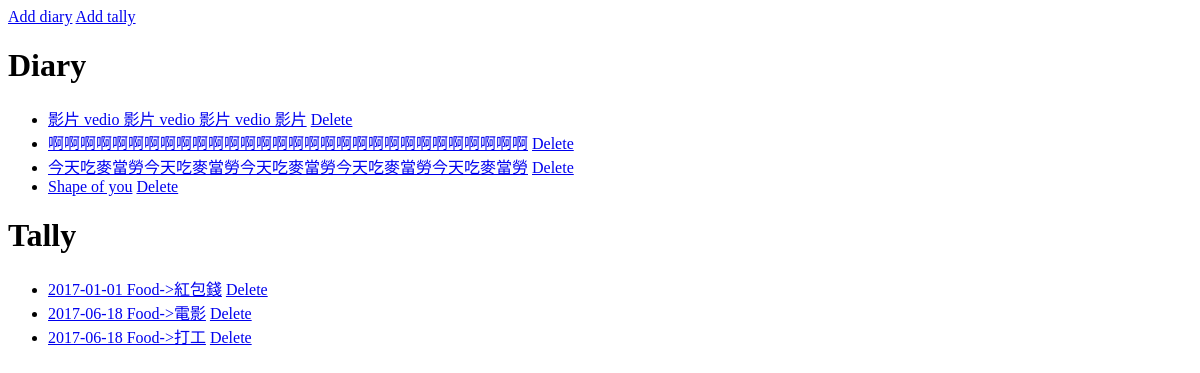
Before: /dashboard/ (signed in) with the older database file.
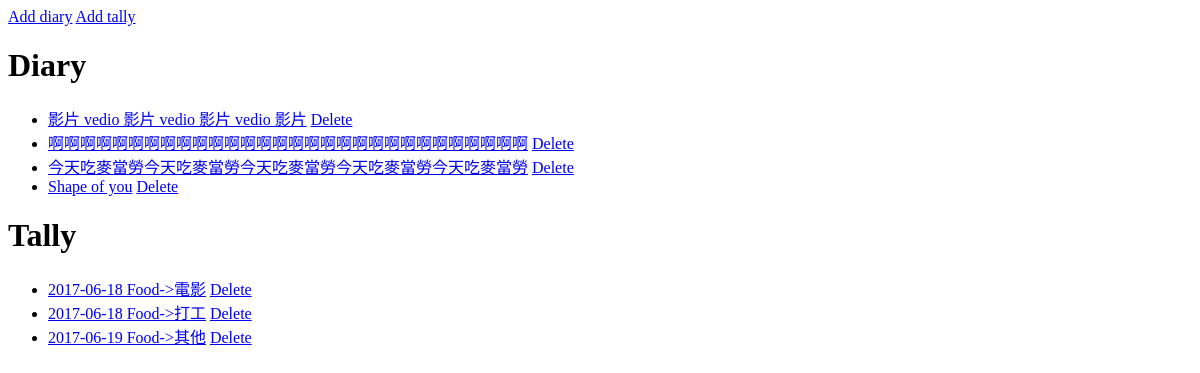
After: the same page with the newer database file.
### diary/models.py (models this page shows, shortened)
class Diary(models.Model):
    AUTH_CHOICES = (
        ('Private', '私密'),
        ('Public', '公開'),
    )
    userID = models.ForeignKey(User,blank=True,null=True)
    type = models.CharField(max_length=30, choices=AUTH_CHOICES,default=AUTH_CHOICES[0][0])
    title = models.CharField(max_length=30, blank=False)
    date = models.DateField()
    content = models.CharField(max_length=1000,blank=False)
    location = models.ForeignKey(Map,blank=True,null=True)
    tags = models.ManyToManyField(Tag)
    weather_meantemp = models.CharField(max_length=50, null=True)
    weather_cond = models.CharField(max_length=50, null=True)
    def __str__(self):
        return self.title
    class Meta:  # 排序用
        ordering = ['date']

### tally/models.py (models this page shows)
class Tally(models.Model) :
    PAY_CHOICES = (
        (_('Income'), (
            (_('Part-time Job'), _('Part-time Job')),
            (_('Pocket Money'), _('Pocket Money')),
            (_('Other incomes'), _('Other incomes')),
        )),
        (_('Expense'), (
            (_('Food'), _('Food')),
            (_('Entertainment'), _('Entertainment')),
            (_('Traffic'), _('Traffic')),
            (_('Other expenses'), _('Other expenses')),
        )),
    )
    user = models.ForeignKey(User, blank=True, null=True)
    date = models.DateField(default=timezone.now)
    pay_type = models.CharField(max_length=20, choices=PAY_CHOICES, default=PAY_CHOICES[1][1][0][0])
    subtype = models.CharField(max_length=20, blank=True)
    cash = models.DecimalField(max_digits=10, decimal_places=0, default=Decimal('0'))
    notes = models.CharField(max_length=200, blank=True)
    def __str__(self):
        return '{} {}->{}'.format(self.date, self.pay_type, self.subtype)
    class MoneyTypes(DjangoChoices) :
        income = ChoiceItem()
    class Meta:
        ordering = ['date']

### users/views.py (the view)
# urls.py: url(r'^dashboard/$', user_dashboard, name='user_dashboard'),
@login_required
def user_dashboard(request):
    if not request.user.is_valid_user:
        return redirect('user_profile_update')
    diary = request.user.diary_set.all()
    tally = request.user.tally_set.all()
    return render(request, 'users/user_dashboard.html', locals())

### users/models.py (called while the page is built)
    @property
    def is_valid_user(self):
        return (
            self.verified and self.is_active and self.name
        )

### templates/users/user_dashboard.html
<a href="{% url 'diary_new' %}">Add diary</a>
<a href="{% url 'tally_new' %}">Add tally</a>
<h1>Diary</h1>
<ul>
  {% for d in diary %}
  <li>
    <a href="{% url 'diary_edit' pk=d.pk %}">{{ d }}</a>
    <a href="{% url 'diary_delete' pk=d.pk %}">Delete</a>
  </li>
  {% endfor %}
</ul>
<h1>Tally</h1>
<ul>
  {% for t in tally %}
  <li>
    <a href="{% url 'tally_edit' pk=t.pk %}">{{ t }}</a>
    <a href="{% url 'tally_delete' pk=t.pk %}">Delete</a>
  </li>
  {% endfor %}
</ul>

Changed rows visible on the page:
changed Tally: date+pay_type+subtype "2017-01-01 Food->紅包錢" → "2017-06-19 Food->其他"; moves down the list
